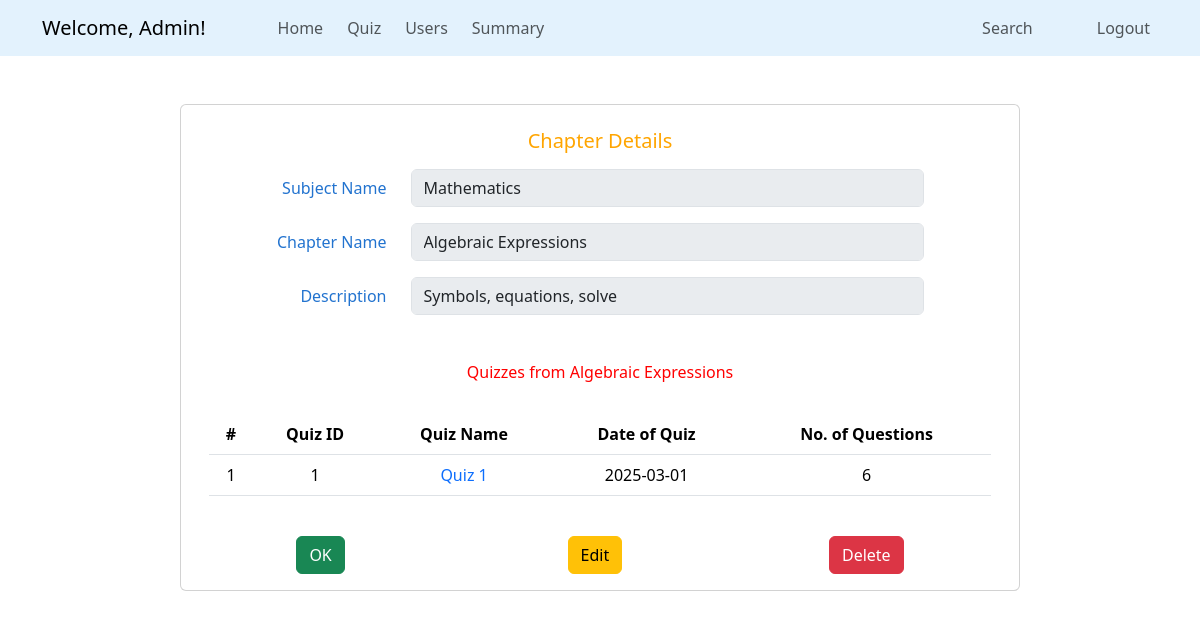
/admin/view_chapter/1 (signed in), run on an earlier commit of the app's database.
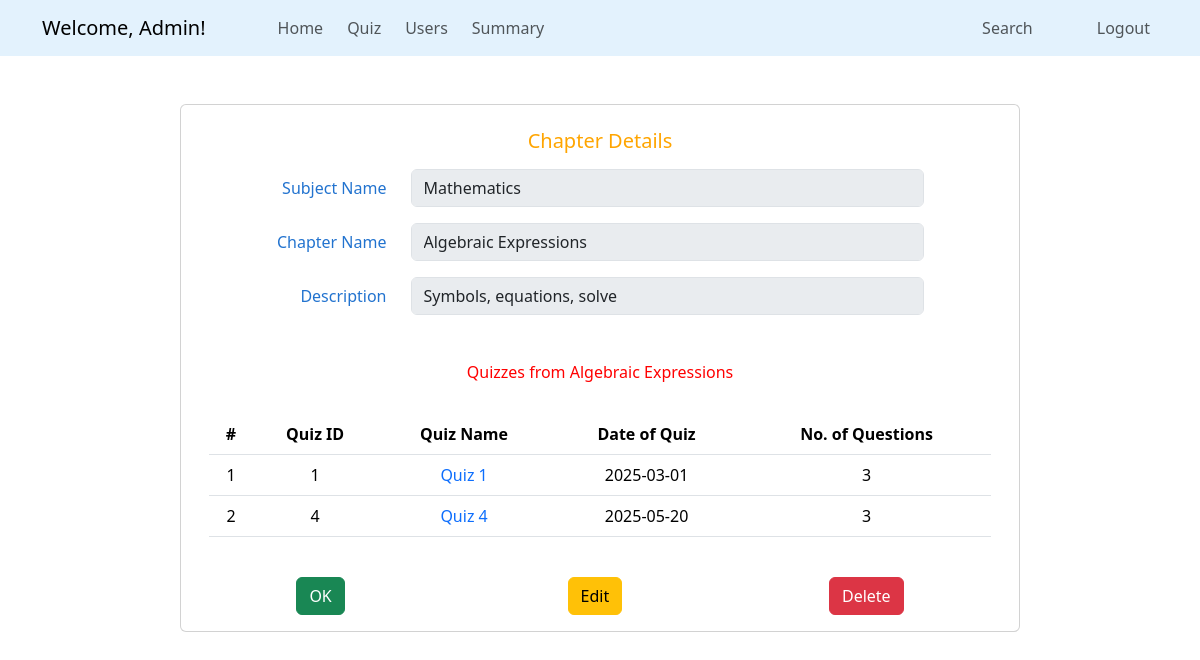
And on a later commit of the database.
### quizapp/models.py (models this page shows, shortened)
class Quiz(db.Model):
    quizid = db.Column(db.Integer, primary_key = True)
    qname = db.Column(db.String(60), nullable = False)
    dateofquiz = db.Column(db.DateTime, nullable = False)
    timeduration = db.Column(db.Integer, nullable = False)
    remarks = db.Column(db.String(30), nullable = True)
    chapterid = db.Column(db.Integer, db.ForeignKey('chapter.cid'), nullable = False) # (foreign key-chapter)
    question = db.relationship('Questions', backref = 'quiz', lazy = True, cascade = 'all, delete')
    scores = db.relationship('Scores', backref = 'quiz', lazy = True, cascade = 'all, delete')

### quizapp/routes.py (the view)
@app.route('/admin/view_chapter/<int:cid>', methods = ['GET', 'POST'])
def view_chapter(cid):
    if 'admin_id' in session:
        chapter = Chapter.query.get_or_404(cid)
        return render_template('admin/view_chapter.html', chapter = chapter)
    flash('Login to access the page', 'danger')
    return redirect(url_for('admin_login'))

### quizapp/templates/admin/view_chapter.html
{% extends "admin/base_dashboard.html" %}
{% block section %}
<div class="container card mt-5" style="max-width: 70%;">
    <form id="add-new" method="POST">
        <div class="card-body mt-2" style="color: #2273cf;">
            <div class="card-title text-center mb-3">
                <h5 style="color: orange;">Chapter Details</h5>
            </div>
            <div class="row mb-3">
                <label for="sname" class="col-sm-3 col-form-label text-end">Subject Name</label>
                <div class="col-sm-8">
                    <input class="form-control" id="sname" name="sname" value="{{ chapter.subject.sname }}" disabled>
                </div>
            </div>
            <div class="row mb-3">
                <label for="cname" class="col-sm-3 col-form-label text-end">Chapter Name</label>
                <div class="col-sm-8">
                    <input class="form-control" id="cname" name="cname" value="{{ chapter.cname }}" disabled>
                </div>
            </div>
            <div class="row mb-3">
                <label for="description" class="col-sm-3 col-form-label text-end">Description</label>
                <div class="col-sm-8">
                    <input class="form-control" id="description" name="description" value="{{ chapter.description }}"
                        disabled>
                </div>
            </div>
            <div class="row text-center mt-5" style="color: red;">
                <h6>Quizzes from {{ chapter.cname }}</h6>
            </div>
            <table class="table text-center mt-4">
                <thead>
                    <tr>
                        <th>#</th>
                        <th>Quiz ID</th>
                        <th>Quiz Name</th>
                        <th>Date of Quiz</th>
                        <th>No. of Questions</th>
                    </tr>
                </thead>
                <tbody>
                    {% for quiz in chapter.quizzes%}
                    <tr>
                        <td>{{ loop.index }}</td>
                        <td>{{ quiz.quizid }}</td>
                        <td><a href="{{ url_for('view_quiz', qid = quiz.quizid) }}" class="text-decoration-none">
                                {{ quiz.qname }}
                            </a>
                        </td>
                        <td>{{ quiz.dateofquiz.strftime('%Y-%m-%d') }}</td>
                        <td>{{ quiz.question | length }}</td>
                    </tr>
                    {% endfor %}
                </tbody>
            </table>
        </div>
    </form>
    <div class="d-flex justify-content-around mt-2 mb-3">
        <a href="{{ url_for('admin_dashboard') }}" class="btn btn-success me-3">OK</a>
        <a href="{{ url_for('edit_chapter', cid = chapter.cid) }}" class="btn btn-warning">Edit</a>
        <form action="{{ url_for('delete_chapter', cid = chapter.cid)}}" class="d-inline" method="POST">
            <button type="submit" class="btn btn-danger"
                onclick="return confirm('Are you sure, to delete this Chapter?')">Delete</button>
        </form>
    </div>
</div>
{% endblock %}

What changed in the data, as far as the page shows it:
computed for Quiz "Quiz 1": question|length "6" → "3"
added Quiz: quizid "4", qname "Quiz 4", dateofquiz "2025-05-20", question|length "3"
